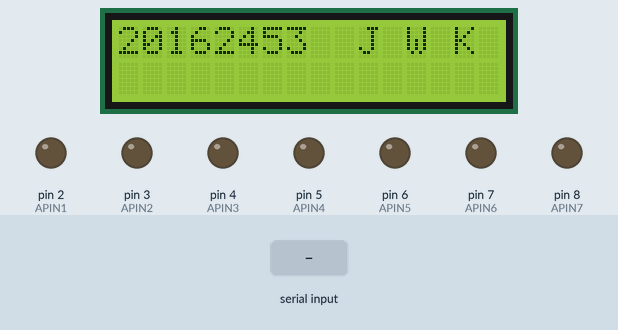
Bench run of a sketch on a simulated Arduino Uno, built with avr-gcc and run on an emulated ATmega328P. Parts: 16×2 character LCD, output pins drawn as LEDs (lit = HIGH). The inputs (shaded band) are chosen by the test bench. What the sketch prints to the serial monitor is not drawn.

Above: at 1.2 s.
1.3 s: "0" received over Serial
At 1.87 s:
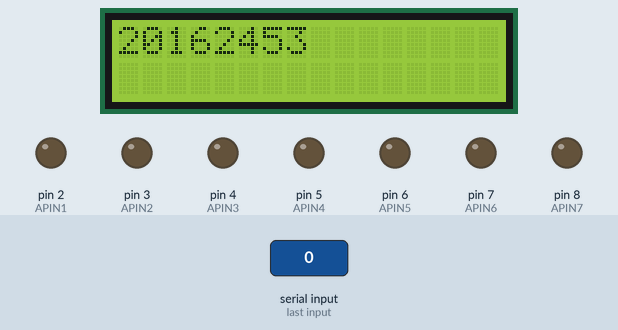
3.0 s: "1" received over Serial
At 7.3 s:
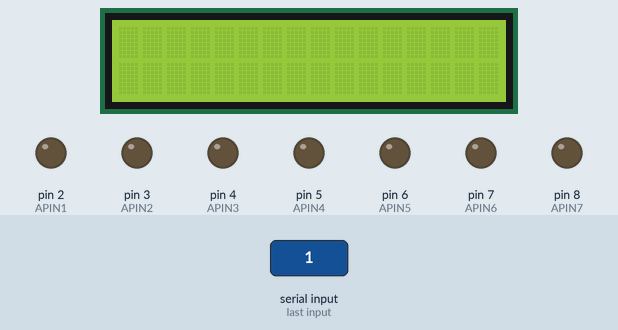
Timing chart, 0 to 8.8 s (numbered marks = the images above; inputs shaded):
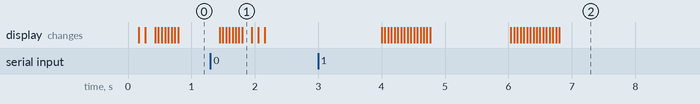

The sketch:

lcd_7seg_driver.ino
```cpp
#include <LiquidCrystal_I2C.h>


const int melody[] = {
  262,294,330,349,293,440,494,523
};


const int APIN1 = 2;
const int APIN2 = 3;
const int APIN3 = 4;
const int APIN4 = 5;
const int APIN5 = 6;
const int APIN6 = 7;
const int APIN7 = 8;

const int APINDP = 9;

int buzzer_state = LOW;
bool buzzer_state_changed = false;

LiquidCrystal_I2C lcd(0x3F, 16, 2); // channel, 16 x 2


// 7 segment display
void display7Seg(char cc, boolean dp)
{
  digitalWrite(APINDP, dp);
  if(cc == '0')
  {
    digitalWrite(APIN1, 1);
    digitalWrite(APIN2, 1);
    digitalWrite(APIN3, 1);
    digitalWrite(APIN4, 1);
    digitalWrite(APIN5, 1);
    digitalWrite(APIN6, 1);
    digitalWrite(APIN7, 0);
  } else if(cc == '1')
  {
    digitalWrite(APIN1, 0);
    digitalWrite(APIN2, 1);
    digitalWrite(APIN3, 1);
    digitalWrite(APIN4, 0);
    digitalWrite(APIN5, 0);
    digitalWrite(APIN6, 0);
    digitalWrite(APIN7, 0);
  } else if(cc == '2') {
    digitalWrite(APIN1, 1);
    digitalWrite(APIN2, 1);
    digitalWrite(APIN3, 0);
    digitalWrite(APIN4, 1);
    digitalWrite(APIN5, 1);
    digitalWrite(APIN6, 0);
    digitalWrite(APIN7, 1);
  } else if(cc == '3') {
    digitalWrite(APIN1, 1);
    digitalWrite(APIN2, 1);
    digitalWrite(APIN3, 1);
    digitalWrite(APIN4, 1);
    digitalWrite(APIN5, 0);
    digitalWrite(APIN6, 0);
    digitalWrite(APIN7, 1);
  } else if(cc == '4') {
    digitalWrite(APIN1, 0);
    digitalWrite(APIN2, 1);
    digitalWrite(APIN3, 1);
    digitalWrite(APIN4, 0);
    digitalWrite(APIN5, 0);
    digitalWrite(APIN6, 1);
    digitalWrite(APIN7, 1);
  } else if(cc == '5') {
    digitalWrite(APIN1, 1);
    digitalWrite(APIN2, 0);
    digitalWrite(APIN3, 1);
    digitalWrite(APIN4, 1);
    digitalWrite(APIN5, 0);
    digitalWrite(APIN6, 1);
    digitalWrite(APIN7, 1);
  } else if(cc == '6') {
    digitalWrite(APIN1, 1);
    digitalWrite(APIN2, 0);
    digitalWrite(APIN3, 1);
    digitalWrite(APIN4, 1);
    digitalWrite(APIN5, 1);
    digitalWrite(APIN6, 1);
    digitalWrite(APIN7, 1);
  } else if(cc == '7') {
    digitalWrite(APIN1, 1);
    digitalWrite(APIN2, 1);
    digitalWrite(APIN3, 1);
    digitalWrite(APIN4, 0);
    digitalWrite(APIN5, 0);
    digitalWrite(APIN6, 0);
    digitalWrite(APIN7, 0);
  } else if(cc == '8'){
    digitalWrite(APIN1, 1);
    digitalWrite(APIN2, 1);
    digitalWrite(APIN3, 1);
    digitalWrite(APIN4, 1);
    digitalWrite(APIN5, 1);
    digitalWrite(APIN6, 1);
    digitalWrite(APIN7, 1);
  } else if(cc == '9'){
    digitalWrite(APIN1, 1);
    digitalWrite(APIN2, 1);
    digitalWrite(APIN3, 1);
    digitalWrite(APIN4, 1);
    digitalWrite(APIN5, 0);
    digitalWrite(APIN6, 1);
    digitalWrite(APIN7, 1);
  } else if(cc == 'o'){
    digitalWrite(APIN1, 0);
    digitalWrite(APIN2, 0);
    digitalWrite(APIN3, 0);
    digitalWrite(APIN4, 0);
    digitalWrite(APIN5, 0);
    digitalWrite(APIN6, 0);
    digitalWrite(APIN7, 0);
  }

}

void setup() {
  Serial.begin(9600);
  // 7 seg

  pinMode(APIN1, OUTPUT);
  pinMode(APIN2, OUTPUT);
  pinMode(APIN3, OUTPUT);
  pinMode(APIN4, OUTPUT);
  pinMode(APIN5, OUTPUT);
  pinMode(APIN6, OUTPUT);
  pinMode(APIN7, OUTPUT);


  display7Seg('o',true);

  // lcd
  lcd.init();
  lcd.backlight();

}


void loop() {

  char input[20];
  String ss;
  int namerow = 0;
  int dataprintrow = 1;
  //
  String author_info = "20162453  J W K";
  static int pattern = 1;


  if(pattern == 0){

    for(int i = 0; i < author_info.length(); i++){
          lcd.print(author_info[i]);
          delay(50);
     }

  }
  else{
     for(int i = author_info.length()-1; i >= 0; i--){
          lcd.setCursor(i, 0);
          lcd.print(author_info[i]);
          delay(50);
     }
   }

  pattern = (pattern+1)%2;

  if(Serial.available()){
    //data = Serial.read();
    int number;
    String letter;
    String temp;

    ss = Serial.readString();

    Serial.print(ss);
    //temp = ss;

    for(int i = 0; i < ss.length()-1; i++){
      if(ss[i] == '/'){
        temp = ss.substring(0,i);
        letter = ss.substring(i+1);
      }
    }
    Serial.println(temp);
    Serial.println(letter);

    display7Seg(temp[0], false);

    lcd.setCursor(0, dataprintrow);

    for(int i = 0; i < letter.length()-1; i++){
      lcd.print(letter[i]);
      delay(50);
    }

    delay(2000);
    lcd.clear();
    display7Seg('o',true);

  }


  delay(600);
  lcd.clear();


}
```
